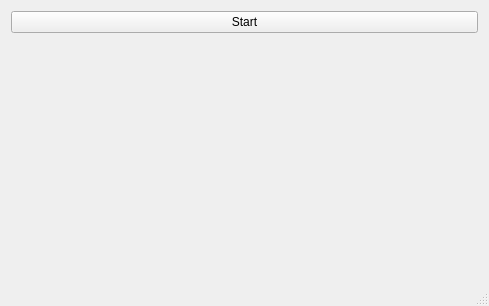
<?xml version="1.0" encoding="UTF-8"?>
<ui version="4.0">
 <class>MainWindow</class>
 <widget class="QMainWindow" name="MainWindow">
  <property name="geometry">
   <rect>
    <x>0</x>
    <y>0</y>
    <width>489</width>
    <height>306</height>
   </rect>
  </property>
  <property name="windowTitle">
   <string>MainWindow</string>
  </property>
  <widget class="QWidget" name="centralWidget">
   <layout class="QGridLayout" name="gridLayout">
    <item row="0" column="0">
     <layout class="QVBoxLayout" name="verticalLayout" stretch="1,1">
      <item>
       <widget class="QPushButton" name="pushButton">
        <property name="sizePolicy">
         <sizepolicy hsizetype="Expanding" vsizetype="Fixed">
          <horstretch>0</horstretch>
          <verstretch>0</verstretch>
         </sizepolicy>
        </property>
        <property name="text">
         <string>Start</string>
        </property>
       </widget>
      </item>
      <item>
       <widget class="QLabel" name="label1">
        <property name="sizePolicy">
         <sizepolicy hsizetype="Expanding" vsizetype="Expanding">
          <horstretch>0</horstretch>
          <verstretch>0</verstretch>
         </sizepolicy>
        </property>
        <property name="text">
         <string/>
        </property>
        <property name="alignment">
         <set>Qt::AlignCenter</set>
        </property>
       </widget>
      </item>
     </layout>
    </item>
   </layout>
  </widget>
  <widget class="QStatusBar" name="statusBar"/>
 </widget>
 <layoutdefault spacing="6" margin="11"/>
 <resources/>
 <connections/>
</ui>
